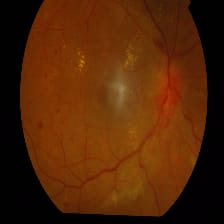
#> input picture 1f0436d7fec344e6b9a182d7e17bde3c.jpeg, 224 x 224 px; its folder holds only this picture in this run
$ python -i dr_model.py   (imports and definitions only)
#> lines starting #> are read from the running program, lines starting #| are printed output that depends on the picture
"""
dr_model.py — Diabetic Retinopathy ML Pipeline
Covers: preprocessing, feature extraction, model building, training, evaluation
"""

import base64
import io
import os
import cv2
import matplotlib
import numpy as np
from PIL import Image

# [1 line not run here, left out]
import matplotlib.pyplot as plt
from sklearn.metrics import (
    accuracy_score,
    auc,
    confusion_matrix,
    f1_score,
    precision_score,
    recall_score,
    roc_curve,
)
from sklearn.preprocessing import label_binarize

# ─────────────────────────── Constants ───────────────────────────
IMG_SIZE = 224  # Input size expected by the CNN
NUM_CLASSES = 5  # 0-No DR, 1-Mild, 2-Moderate, 3-Severe, 4-Proliferative
CLASS_NAMES = ["No DR", "Mild", "Moderate", "Severe", "Proliferative"]

# Global cache for feature extraction model
_feature_model = None


# ─────────────────────────── Preprocessing ───────────────────────
def load_image(image_path: str) -> np.ndarray:
    """Load an image and convert to BGR numpy array."""
#> called with image_path = '1f0436d7fec344e6b9a182d7e17bde3c.jpeg'
    img = cv2.imread(image_path)
#> img is the input picture: shape (224, 224, 3); mean B, G, R 6.2, 37.5, 82.7
    if img is None:
        raise ValueError(f"Cannot load image at: {image_path}")
    return img


def preprocess_image(image_path: str):
    """Full preprocessing pipeline:

      1. Resize to IMG_SIZE × IMG_SIZE
      2. Convert to LAB colour space
      3. Apply CLAHE to L-channel (contrast enhancement)
      4. Gaussian blur to reduce noise
      5. Normalise to [0, 1]
    Returns:
        original_b64  : base64-encoded JPEG of the original image
        processed_b64 : base64-encoded JPEG of the processed image
        stats         : dict with image statistics
    """
    img = load_image(image_path)
    original_resized = cv2.resize(img, (IMG_SIZE, IMG_SIZE))

    # ── CLAHE ──────────────────────────────────────────────────────
    lab = cv2.cvtColor(original_resized, cv2.COLOR_BGR2LAB)
#> lab: shape (224, 224, 3); mean of channels 0, 1, 2 54.5, 146.1, 154.4
    l, a, b = cv2.split(lab)
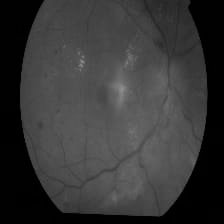
#> l: shape (224, 224); min 0, max 146, mean 54.5
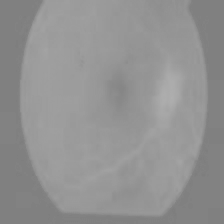
#> a: shape (224, 224); min 126, max 175, mean 146.1
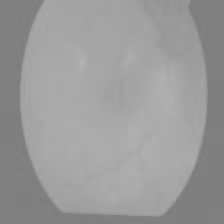
#> b: shape (224, 224); min 124, max 180, mean 154.4
    clahe = cv2.createCLAHE(clipLimit=2.0, tileGridSize=(8, 8))
    cl = clahe.apply(l)
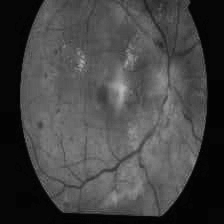
#> cl: shape (224, 224); min 2, max 184, mean 68
    merged = cv2.merge((cl, a, b))
#> merged: shape (224, 224, 3); mean of channels 0, 1, 2 68, 146.1, 154.4
    enhanced = cv2.cvtColor(merged, cv2.COLOR_LAB2BGR)
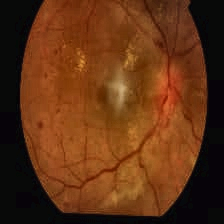
#> enhanced: shape (224, 224, 3); mean B, G, R 20, 50.7, 98.1

    # ── Gaussian blur ──────────────────────────────────────────────
    blurred = cv2.GaussianBlur(enhanced, (3, 3), 0)

    original_b64 = _ndarray_to_b64(original_resized)
#> in _ndarray_to_b64, `ok, buf = cv2.imencode(".jpg", img_bgr, [int(cv2.IMWRITE_JPEG_QUALITY)..`: buf = 5087 values, max 255 at index 0, min 0 at index 4, mean 131.6
    processed_b64 = _ndarray_to_b64(blurred)

    stats = {
        "original_mean": float(np.mean(original_resized)),
        "processed_mean": float(np.mean(blurred)),
        "original_std": float(np.std(original_resized)),
        "processed_std": float(np.std(blurred)),
        "width": original_resized.shape[1],
        "height": original_resized.shape[0],
    }
#> stats = {'original_mean': 42.14, 'processed_mean': 56.29, 'original_std': 46.36, 'processed_std': 50.64, 'width': 224, 'height': 224}
    return original_b64, processed_b64, stats


# ─────────────────────────── Feature Extraction ──────────────────
# [260 lines left out: functions extract_features, build_cnn_model, train_model, evaluate_model, predict_image, not called in this run]


# ─────────────────────────── Helpers ─────────────────────────────
def _ndarray_to_b64(img_bgr: np.ndarray) -> str:
    """Encode a BGR numpy image to a base64 JPEG string."""
    ok, buf = cv2.imencode(".jpg", img_bgr, [int(cv2.IMWRITE_JPEG_QUALITY), 85])
    return base64.b64encode(buf).decode("utf-8")


# [8 lines left out: function _fig_to_b64, not called in this run]

>>> result = preprocess_image('1f0436d7fec344e6b9a182d7e17bde3c.jpeg')
